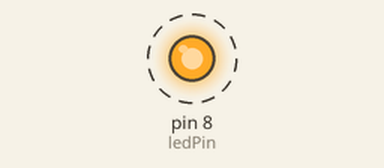
This sketch was run on a simulated Arduino Uno, built with avr-gcc and run on an emulated ATmega328P. On the bench: output pins drawn as LEDs (lit = HIGH). Dashed ring = blinking.

Above: at 0.2 s.
Timing chart, 0 to 3.0 s (numbered marks = the images above):
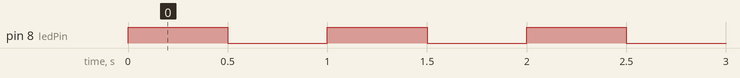

The sketch:

led_blink.ino
```cpp
int ledPin=8; // PB0

void setup() {
 pinMode(ledPin,OUTPUT);
}

void loop() {
 digitalWrite(ledPin,1);
 delay(500);
 digitalWrite(ledPin,0);
 delay(500);
}
```

Measured:
- by itself, pin 8 (ledPin): alternates HIGH for 0.50 s and LOW for 0.50 s
